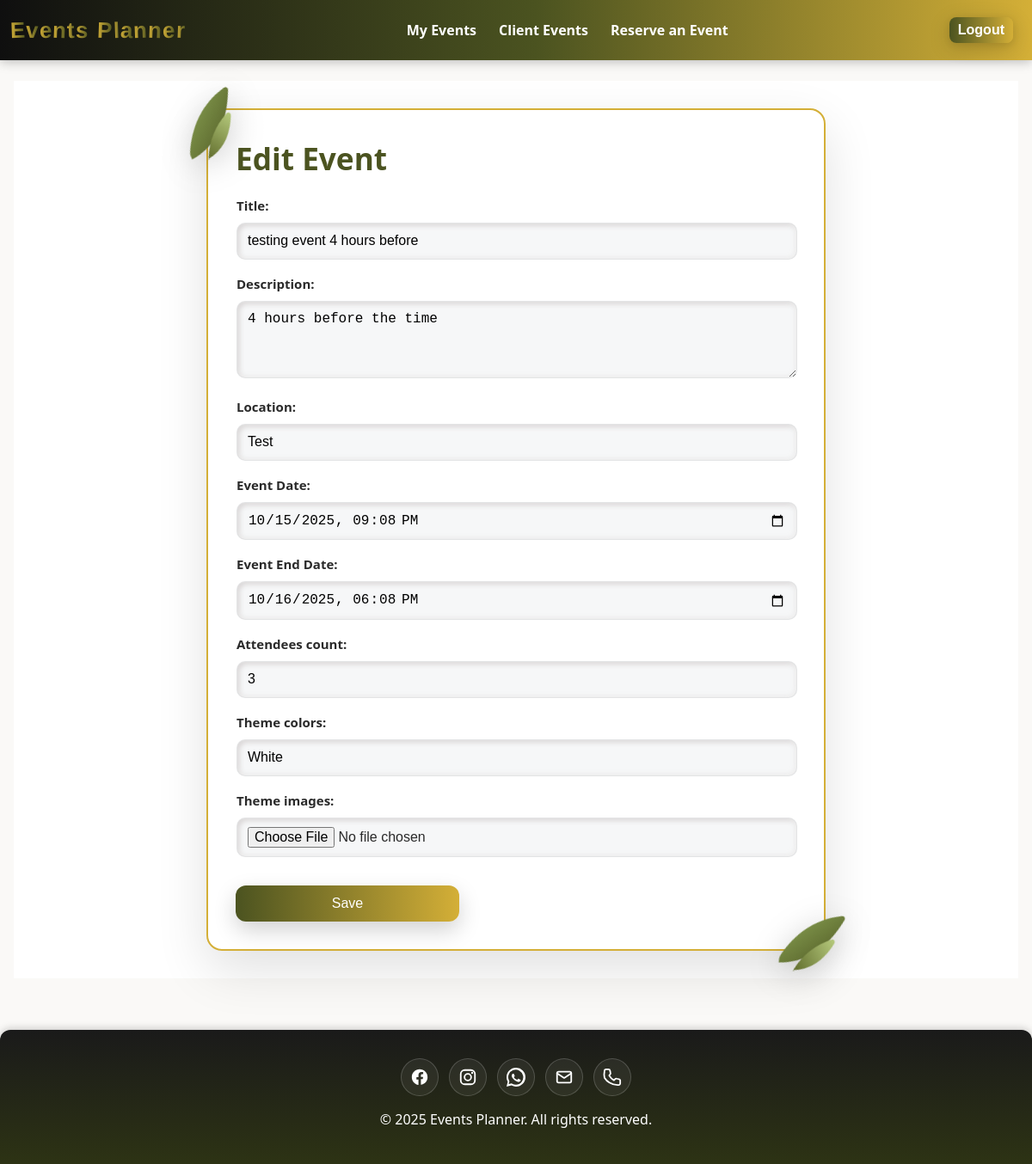
/events/11/update/ (signed in), run on the app's committed database.
### main_app/models.py (models this page shows, shortened)
class Event(models.Model):
  title = models.CharField(max_length=200)
  description = models.TextField(max_length=500)
  location = models.TextField(max_length=500)
  start_date = models.DateTimeField('Event Date')
  end_date = models.DateTimeField('Event End Date')
  created_date = models.DateTimeField(auto_now=True)
  updated_date = models.DateTimeField(auto_now=True)
  attendees_count = models.IntegerField()
  theme_colors = models.CharField(max_length=100)
  theme_images = models.ImageField(upload_to='events/%Y/%m/',
        blank=True,
        null=True)
  user = models.ForeignKey(
        settings.AUTH_USER_MODEL,
        on_delete=models.CASCADE,
        related_name='events'
    )

### main_app/views.py (the view, shortened to what this page needs)
# urls.py: path('events/<int:pk>/update/', views.EventUpdate.as_view(), name='event-update'),
class EventUpdate(LoginRequiredMixin, AwareDateTimeMixin, UpdateView):
    model = Event
    form_class = EventForm
    template_name = 'main_app/event_form_update.html'
    def dispatch(self, request, *args, **kwargs):
        if not _is_privileged(request.user):
            event = self.get_object()
            if event.start_date <= timezone.now() + timedelta(days=1):
                messages.error(request, 'You cannot edit this event less than 1 day before it starts.')
                return redirect('event-details', pk=event.pk)
        return super().dispatch(request, *args, **kwargs)

### main_app/forms.py
class EventForm(forms.ModelForm):
    class Meta:
        model = Event
        fields = ['title','description','location','start_date','end_date','attendees_count','theme_colors','theme_images']
        widgets = {
            'title': forms.TextInput(attrs={'class': 'form-input', 'placeholder': 'Event title'}),
            'description': forms.Textarea(attrs={'class': 'form-input', 'rows': 3, 'placeholder': 'Event description'}),
            'location': forms.TextInput(attrs={'class': 'form-input', 'placeholder': 'Event location'}),
            'start_date': forms.DateTimeInput(attrs={
                'type': 'datetime-local',
                'class': 'form-input'
            }),
            'end_date': forms.DateTimeInput(attrs={
                'type': 'datetime-local',
                'class': 'form-input'
            }),
            'attendees_count': forms.NumberInput(attrs={'class': 'form-input', 'min': 0}),
            'theme_colors': forms.TextInput(attrs={'class': 'form-input'}),
            'theme_images': forms.ClearableFileInput(attrs={'class': 'form-input'}),
        }

### main_app/views.py (called while the page is built)
def _is_privileged(user):
    return user.is_staff or user.is_superuser

### main_app/templates/main_app/event_form_update.html (shortened to what this page needs)
{% extends 'base.html' %}
{% load static %}
{% block head %}
<link rel="stylesheet" href="{% static 'css/event-form.css' %}">
{% endblock %}
{% block content %}
<div class="auth-container">
    <div class="form-container">
        <h1 class="title">Edit Event</h1>
        <form method="POST" enctype="multipart/form-data">
            <table>
                {% for field in form %}
                <tr>
                    <th>{{ field.label_tag }}</th>
                    <td>
                        {% if field.name == "theme_images" %}
                            <input type="file" name="{{ field.html_name }}">
                        {% else %}
                            {{ field }}
                        {% endif %}
                    </td>
                </tr>
                {% endfor %}
            </table>
            <button type="submit">Save</button>
        </form>
    </div>
</div>
{% endblock %}

### main_app/static/css/variables.css (style rules this page uses)
:root { --olive: #4b5320; --olive-900: #2d3314; --gold: #d4af37; --gold-300: #e6c77f; --black: #1a1a1a; --ink: #2a2a2a; --paper: #faf9f7; --white: #ffffff; --error-color: #d0021b; --stroke: rgba(0,0,0,.08); --shadow-strong: 0 6px 24px rgba(0,0,0,.18), 0 2px 8px rgba(0,0,0,.08); --header-gradient: linear-gradient(90deg, #0f0f0f, var(--olive) 52%, var(--gold)); --cta-gradient: linear-gradient(90deg, var(--olive), var(--gold)); --cta-hover-gradient: linear-gradient(90deg, var(--olive-900), #b99725); --font-sans: "Poppins", ui-sans-serif, system-ui, sans-serif; --surface: var(--paper); --surface-2: #f0eee9; --card: #ffffff; --border: #e0decc; --text: var(--ink); --muted: #5c5c5c; --shadow: 0 8px 20px rgba(0, 0, 0, 0.08); }

### main_app/static/css/base.css (style rules this page uses)
:root { --header-h: 70px; --page-max: 2000px; }
html, body { width: 100%; }
body { font-family: var(--font-sans); color: var(--ink); background: var(--paper); margin: 0 auto; max-width: var(--page-max); min-height: 100vh; overflow-x: hidden; }

### main_app/static/css/event-form.css (style rules this page uses)
:root { --card-w: min(720px, 100%); --leaf: url("../images/olive-leaf.svg"); --leaf-size: clamp(56px, 16vw, 120px); }
.auth-container { min-height: calc(100vh - var(--header-h)); display: grid; place-items: center; padding: clamp(16px, 3vw, 32px); background: #fff; box-sizing: border-box; }
.form-container { position: relative; width: var(--card-w); background: #fff; border: 2px solid var(--gold); border-radius: 18px; padding: clamp(20px, 4vw, 32px); box-shadow: 0 22px 60px rgba(0, 0, 0, .12); box-sizing: border-box; z-index: 0; }
.form-container::before, .form-container::after { content: ""; position: absolute; width: var(--leaf-size); height: var(--leaf-size); background-image: var(--leaf); background-repeat: no-repeat; background-size: contain; background-position: center; pointer-events: none; filter: drop-shadow(0 8px 18px rgba(0, 0, 0, .18)); z-index: -1; }
.form-container::before { top: -49px; left: -47px; transform: rotate(-16deg); }
.form-container::after { bottom: -51px; right: -58px; transform: rotate(14deg); }
.title { margin: 0 0 20px; font-weight: 800; color: var(--olive); font-size: clamp(1.6rem, 4vw, 2.2rem); text-align: left; }
table { width: 100%; border-collapse: collapse; }
tr { display: block; margin-bottom: 16px; }
th { display: block; text-align: left; font-weight: 700; font-size: 15px; margin-bottom: 8px; }
td { display: block; width: 100%; }
input, select, textarea { width: 100%; box-sizing: border-box; font-size: 16px; line-height: 1.3; padding: 10px 12px; height: auto; min-height: 40px; border: 1px solid var(--stroke); border-radius: 10px; background: #f6f7f8; outline: none; box-shadow: inset -2px -2px 6px #f0f0f0, inset 2px 2px 6px #d3cfcf; transition: border-color .2s ease, box-shadow .2s ease, background .2s ease; }
textarea { resize: vertical; min-height: 90px; }
button { font-size: 16px; width: 100%; max-width: 260px; padding: 12px; border: none; color: #fff; background: var(--cta-gradient); border-radius: 12px; cursor: pointer; transition: .2s all; box-shadow: 0 10px 26px rgba(0, 0, 0, .18); display: block; margin: 16px 0 0; }

### data on the page
Event: form "testing event 4 hours before" "4 hours before the time" "Test" "10/15/2025 21:08" "10/16/2025 18:08" "3" "White"

### other printed values
{{ field.label_tag }} "Title:" "Description:" "Location:" "Event Date:" "Event End Date:" "Attendees count:" "Theme colors:" "Theme images:"
